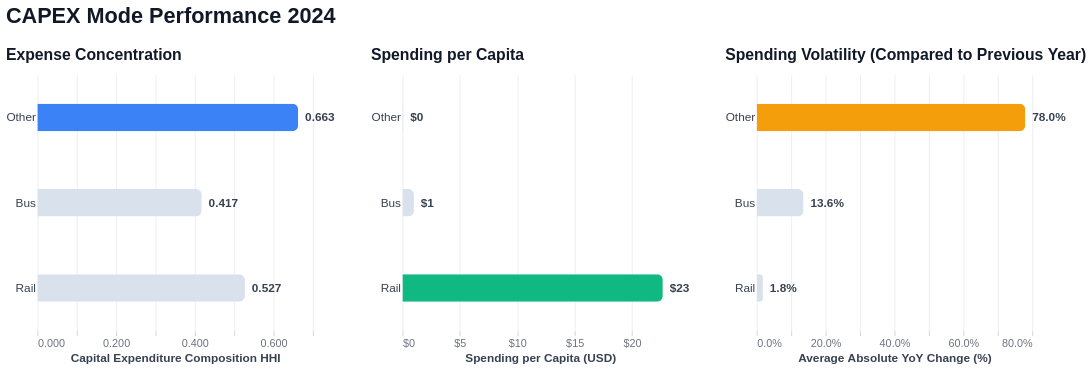

Notebook cell for this chart:
### Code cell
scorecard = df_capex[df_capex["year"] == 2024].drop_duplicates("mode_group")

capex_scorecard = chart_ideas.plot_scorecard(
    scorecard,
    metrics=["hhi", "per_capita", "volatility"],
    group_column="mode_group",
    titles=[
        "Expense Concentration",
        "Spending per Capita",
        "Spending Volatility (Compared to Previous Year)",
    ],
    x_labels=[
        "Capital Expenditure Composition HHI",
        "Spending per Capita (USD)",
        "Average Absolute YoY Change (%)",
    ],
    formats=[".3f", "$,.0f", ".1%"],
    main_title="CAPEX Mode Performance 2024",
)

capex_scorecard

### Figure 1 — Vega specification as saved in the notebook (floating-point values rounded to 4 significant figures)
{"$schema": "https://vega.github.io/schema/vega/v6.json", "data": [{"name": "source_0"}, {"name": "data_1", "values": [{"mode_group": "Other", "hhi": 0.6626, "is_max": true, "__index_level_0__": 9, "y_mode_group_sort_index": 0.0, "hhi_end": 0.6626, "hhi_start": 0.0}, {"mode_group": "Bus", "hhi": 0.4175, "is_max": false, "__index_level_0__": 53, "y_mode_group_sort_index": 1.0, "hhi_end": 0.4175, "hhi_start": 0.0}, {"mode_group": "Rail", "hhi": 0.5272, "is_max": false, "__index_level_0__": 548, "y_mode_group_sort_index": 2.0, "hhi_end": 0.5272, "hhi_start": 0.0}]}, {"name": "data_2", "values": [{"hhi": 0.6626, "mode_group": "Other"}, {"hhi": 0.4175, "mode_group": "Bus"}, {"hhi": 0.5272, "mode_group": "Rail"}]}, {"name": "source_1"}, {"name": "data_4", "values": [{"mode_group": "Other", "per_capita": 0.07867, "is_max": false, "__index_level_0__": 9, "y_mode_group_sort_index": 0.0, "per_capita_end": 0.07867, "per_capita_start": 0.0}, {"mode_group": "Bus", "per_capita": 0.9982, "is_max": false, "__index_level_0__": 53, "y_mode_group_sort_index": 1.0, "per_capita_end": 0.9982, "per_capita_start": 0.0}, {"mode_group": "Rail", "per_capita": 22.68, "is_max": true, "__index_level_0__": 548, "y_mode_group_sort_index": 2.0, "per_capita_end": 22.68, "per_capita_start": 0.0}]}, {"name": "data_5", "values": [{"mode_group": "Other", "per_capita": 0.07867}, {"mode_group": "Bus", "per_capita": 0.9982}, {"mode_group": "Rail", "per_capita": 22.68}]}, {"name": "source_2"}, {"name": "data_7", "values": [{"mode_group": "Other", "volatility": 0.78, "is_max": true, "__index_level_0__": 9, "y_mode_group_sort_index": 0.0, "volatility_end": 0.78, "volatility_start": 0.0}, {"mode_group": "Bus", "volatility": 0.136, "is_max": false, "__index_level_0__": 53, "y_mode_group_sort_index": 1.0, "volatility_end": 0.136, "volatility_start": 0.0}, {"mode_group": "Rail", "volatility": 0.01801, "is_max": false, "__index_level_0__": 548, "y_mode_group_sort_index": 2.0, "volatility_end": 0.01801, "volatility_start": 0.0}]}, {"name": "data_8", "values": [{"mode_group": "Other", "volatility": 0.78}, {"mode_group": "Bus", "volatility": 0.136}, {"mode_group": "Rail", "volatility": 0.01801}]}, {"name": "source_0_concat_0_y_domain_mode_group", "values": [{"mode_group": "Other", "sort_field": 0.0}, {"mode_group": "Bus", "sort_field": 1.0}, {"mode_group": "Rail", "sort_field": 2.0}]}, {"name": "source_1_concat_1_y_domain_mode_group", "values": [{"mode_group": "Other", "sort_field": 0.0}, {"mode_group": "Bus", "sort_field": 1.0}, {"mode_group": "Rail", "sort_field": 2.0}]}, {"name": "source_2_concat_2_y_domain_mode_group", "values": [{"mode_group": "Other", "sort_field": 0.0}, {"mode_group": "Bus", "sort_field": 1.0}, {"mode_group": "Rail", "sort_field": 2.0}]}], "signals": [{"name": "childWidth", "value": 280}], "marks": [{"type": "group", "name": "concat_0_group", "encode": {"update": {"height": {"signal": "height"}, "width": {"signal": "childWidth"}}}, "marks": [{"type": "group", "from": {"facet": {"data": "data_1", "name": "stack_group_concat_0_layer_0_main", "groupby": ["mode_group"], "aggregate": {"fields": ["hhi_start", "hhi_start", "hhi_end", "hhi_end"], "ops": ["min", "max", "min", "max"]}}}, "encode": {"update": {"cornerRadiusBottomRight": {"value": 6}, "clip": {"value": true}, "yc": {"field": "mode_group", "scale": "concat_0_y", "band": 0.5}, "x2": {"signal": "max(scale('concat_0_x',datum[\"min_hhi_start\"]),scale('concat_0_x',datum[\"max_hhi_start\"]),scale('concat_0_x',datum[\"min_hhi_end\"]),scale('concat_0_x',datum[\"max_hhi_end\"]))"}, "cornerRadiusTopRight": {"value": 6}, "x": {"signal": "min(scale('concat_0_x',datum[\"min_hhi_start\"]),scale('concat_0_x',datum[\"max_hhi_start\"]),scale('concat_0_x',datum[\"min_hhi_end\"]),scale('concat_0_x',datum[\"max_hhi_end\"]))"}, "height": {"value": 28}}}, "marks": [{"type": "group", "encode": {"update": {"x": {"field": {"signal": null, "datum": null, "group": "x", "parent": null}, "mult": -1}, "height": {"field": {"signal": null, "datum": null, "group": "height", "parent": null}}}}, "marks": [{"type": "rect", "name": "concat_0_layer_0_marks", "from": {"data": "stack_group_concat_0_layer_0_main"}, "encode": {"update": {"tooltip": {"signal": "{\"mode_group\": isValid(datum[\"mode_group\"]) ? isArray(datum[\"mode_group\"]) ? join(datum[\"mode_group\"], '\\n') : datum[\"mode_group\"] : \"\"+datum[\"mode_group\"], \"Expense Concentration\": format(datum[\"hhi\"], \".3f\")}"}, "x": {"field": "hhi_end", "scale": "concat_0_x"}, "x2": {"field": "hhi_start", "scale": "concat_0_x"}, "fill": [{"value": "#3B82F6", "test": "datum.is_max"}, {"value": "#D9E2EC"}], "height": {"field": {"signal": null, "datum": null, "group": "height", "parent": null}}}}, "style": ["bar"]}]}]}, {"type": "text", "name": "concat_0_layer_1_marks", "from": {"data": "data_2"}, "encode": {"update": {"x": {"field": "hhi", "scale": "concat_0_x"}, "align": {"value": "left"}, "baseline": {"value": "middle"}, "dx": {"value": 7}, "fontSize": {"value": 12}, "y": {"field": "mode_group", "scale": "concat_0_y", "band": 0.5}, "text": {"signal": "format(datum[\"hhi\"], \".3f\")"}, "fill": {"value": "#374151"}, "fontWeight": {"value": "bold"}}}, "style": ["text"]}], "axes": [{"scale": "concat_0_x", "maxExtent": 0, "tickCount": {"signal": "ceil(childWidth/40)"}, "minExtent": 0, "orient": "bottom", "gridOpacity": 0.7, "ticks": false, "gridColor": "#E5E7EB", "grid": true, "domain": false, "gridScale": "concat_0_y", "labels": false, "aria": false, "zindex": 0}, {"scale": "concat_0_x", "orient": "bottom", "titleFontSize": 12, "zindex": 0, "domain": false, "titleColor": "#374151", "format": ".3f", "tickColor": "#D1D5DB", "title": "Capital Expenditure Composition HHI", "labelFlush": true, "grid": false, "labelOverlap": true, "labelColor": "#6B7280", "labelFontSize": 11, "tickCount": {"signal": "ceil(childWidth/40)"}}, {"scale": "concat_0_y", "domain": false, "grid": false, "zindex": 0, "labelFontWeight": 500, "ticks": false, "orient": "left", "labelColor": "#374151", "labelFontSize": 12}], "title": {"text": "Expense Concentration", "anchor": "start", "offset": 12, "subtitleFontSize": 11, "fontWeight": 600, "subtitle": "", "color": "#111827", "subtitleColor": "#6B7280", "fontSize": 16}, "style": "cell"}, {"type": "group", "name": "concat_1_group", "encode": {"update": {"width": {"signal": "childWidth"}, "height": {"signal": "height"}}}, "marks": [{"type": "group", "from": {"facet": {"data": "data_4", "name": "stack_group_concat_1_layer_0_main", "groupby": ["mode_group"], "aggregate": {"fields": ["per_capita_start", "per_capita_start", "per_capita_end", "per_capita_end"], "ops": ["min", "max", "min", "max"]}}}, "encode": {"update": {"x": {"signal": "min(scale('concat_1_x',datum[\"min_per_capita_start\"]),scale('concat_1_x',datum[\"max_per_capita_start\"]),scale('concat_1_x',datum[\"min_per_capita_end\"]),scale('concat_1_x',datum[\"max_per_capita_end\"]))"}, "yc": {"field": "mode_group", "scale": "concat_1_y", "band": 0.5}, "height": {"value": 28}, "x2": {"signal": "max(scale('concat_1_x',datum[\"min_per_capita_start\"]),scale('concat_1_x',datum[\"max_per_capita_start\"]),scale('concat_1_x',datum[\"min_per_capita_end\"]),scale('concat_1_x',datum[\"max_per_capita_end\"]))"}, "cornerRadiusTopRight": {"value": 6}, "cornerRadiusBottomRight": {"value": 6}, "clip": {"value": true}}}, "marks": [{"type": "group", "encode": {"update": {"x": {"field": {"signal": null, "datum": null, "group": "x", "parent": null}, "mult": -1}, "height": {"field": {"signal": null, "datum": null, "group": "height", "parent": null}}}}, "marks": [{"type": "rect", "name": "concat_1_layer_0_marks", "from": {"data": "stack_group_concat_1_layer_0_main"}, "encode": {"update": {"x2": {"field": "per_capita_start", "scale": "concat_1_x"}, "tooltip": {"signal": "{\"mode_group\": isValid(datum[\"mode_group\"]) ? isArray(datum[\"mode_group\"]) ? join(datum[\"mode_group\"], '\\n') : datum[\"mode_group\"] : \"\"+datum[\"mode_group\"], \"Spending per Capita\": format(datum[\"per_capita\"], \"$,.0f\")}"}, "height": {"field": {"signal": null, "datum": null, "group": "height", "parent": null}}, "fill": [{"value": "#10B981", "test": "datum.is_max"}, {"value": "#D9E2EC"}], "x": {"field": "per_capita_end", "scale": "concat_1_x"}}}, "style": ["bar"]}]}]}, {"type": "text", "name": "concat_1_layer_1_marks", "from": {"data": "data_5"}, "encode": {"update": {"baseline": {"value": "middle"}, "align": {"value": "left"}, "y": {"field": "mode_group", "scale": "concat_1_y", "band": 0.5}, "fill": {"value": "#374151"}, "text": {"signal": "format(datum[\"per_capita\"], \"$,.0f\")"}, "fontWeight": {"value": "bold"}, "fontSize": {"value": 12}, "x": {"field": "per_capita", "scale": "concat_1_x"}, "dx": {"value": 7}}}, "style": ["text"]}], "axes": [{"scale": "concat_1_x", "gridOpacity": 0.7, "orient": "bottom", "domain": false, "labels": false, "grid": true, "ticks": false, "gridScale": "concat_1_y", "maxExtent": 0, "tickCount": {"signal": "ceil(childWidth/40)"}, "zindex": 0, "gridColor": "#E5E7EB", "aria": false, "minExtent": 0}, {"scale": "concat_1_x", "tickCount": {"signal": "ceil(childWidth/40)"}, "title": "Spending per Capita (USD)", "grid": false, "format": "$,.0f", "labelFontSize": 11, "titleColor": "#374151", "labelColor": "#6B7280", "titleFontSize": 12, "orient": "bottom", "labelOverlap": true, "zindex": 0, "tickColor": "#D1D5DB", "labelFlush": true, "domain": false}, {"scale": "concat_1_y", "ticks": false, "domain": false, "grid": false, "labelFontSize": 12, "labelFontWeight": 500, "orient": "left", "labelColor": "#374151", "zindex": 0}], "title": {"text": "Spending per Capita", "offset": 12, "color": "#111827", "fontWeight": 600, "anchor": "start", "fontSize": 16, "subtitleColor": "#6B7280", "subtitleFontSize": 11, "subtitle": ""}, "style": "cell"}, {"type": "group", "name": "concat_2_group", "encode": {"update": {"height": {"signal": "height"}, "width": {"signal": "childWidth"}}}, "marks": [{"type": "group", "from": {"facet": {"data": "data_7", "name": "stack_group_concat_2_layer_0_main", "groupby": ["mode_group"], "aggregate": {"fields": ["volatility_start", "volatility_start", "volatility_end", "volatility_end"], "ops": ["min", "max", "min", "max"]}}}, "encode": {"update": {"x": {"signal": "min(scale('concat_2_x',datum[\"min_volatility_start\"]),scale('concat_2_x',datum[\"max_volatility_start\"]),scale('concat_2_x',datum[\"min_volatility_end\"]),scale('concat_2_x',datum[\"max_volatility_end\"]))"}, "height": {"value": 28}, "clip": {"value": true}, "x2": {"signal": "max(scale('concat_2_x',datum[\"min_volatility_start\"]),scale('concat_2_x',datum[\"max_volatility_start\"]),scale('concat_2_x',datum[\"min_volatility_end\"]),scale('concat_2_x',datum[\"max_volatility_end\"]))"}, "cornerRadiusBottomRight": {"value": 6}, "yc": {"field": "mode_group", "scale": "concat_2_y", "band": 0.5}, "cornerRadiusTopRight": {"value": 6}}}, "marks": [{"type": "group", "encode": {"update": {"x": {"field": {"signal": null, "datum": null, "group": "x", "parent": null}, "mult": -1}, "height": {"field": {"signal": null, "datum": null, "group": "height", "parent": null}}}}, "marks": [{"type": "rect", "name": "concat_2_layer_0_marks", "from": {"data": "stack_group_concat_2_layer_0_main"}, "encode": {"update": {"x2": {"field": "volatility_start", "scale": "concat_2_x"}, "fill": [{"value": "#F59E0B", "test": "datum.is_max"}, {"value": "#D9E2EC"}], "tooltip": {"signal": "{\"mode_group\": isValid(datum[\"mode_group\"]) ? isArray(datum[\"mode_group\"]) ? join(datum[\"mode_group\"], '\\n') : datum[\"mode_group\"] : \"\"+datum[\"mode_group\"], \"Spending Volatility (Compared to Previous Year)\": format(datum[\"volatility\"], \".1%\")}"}, "x": {"field": "volatility_end", "scale": "concat_2_x"}, "height": {"field": {"signal": null, "datum": null, "group": "height", "parent": null}}}}, "style": ["bar"]}]}]}, {"type": "text", "name": "concat_2_layer_1_marks", "from": {"data": "data_8"}, "encode": {"update": {"dx": {"value": 7}, "align": {"value": "left"}, "baseline": {"value": "middle"}, "fontWeight": {"value": "bold"}, "fill": {"value": "#374151"}, "fontSize": {"value": 12}, "x": {"field": "volatility", "scale": "concat_2_x"}, "y": {"field": "mode_group", "scale": "concat_2_y", "band": 0.5}, "text": {"signal": "format(datum[\"volatility\"], \".1%\")"}}}, "style": ["text"]}], "axes": [{"scale": "concat_2_x", "zindex": 0, "domain": false, "grid": true, "gridColor": "#E5E7EB", "gridScale": "concat_2_y", "gridOpacity": 0.7, "aria": false, "orient": "bottom", "maxExtent": 0, "minExtent": 0, "tickCount": {"signal": "ceil(childWidth/40)"}, "ticks": false, "labels": false}, {"scale": "concat_2_x", "domain": false, "orient": "bottom", "format": ".1%", "labelFlush": true, "labelColor": "#6B7280", "grid": false, "labelFontSize": 11, "title": "Average Absolute YoY Change (%)", "tickColor": "#D1D5DB", "tickCount": {"signal": "ceil(childWidth/40)"}, "titleColor": "#374151", "titleFontSize": 12, "zindex": 0, "labelOverlap": true}, {"scale": "concat_2_y", "labelFontWeight": 500, "zindex": 0, "labelColor": "#374151", "grid": false, "labelFontSize": 12, "ticks": false, "orient": "left", "domain": false}], "title": {"text": "Spending Volatility (Compared to Previous Year)", "subtitleColor": "#6B7280", "anchor": "start", "subtitle": "", "fontSize": 16, "offset": 12, "fontWeight": 600, "subtitleFontSize": 11, "color": "#111827"}, "style": "cell"}], "scales": [{"name": "concat_0_x", "type": "linear", "domain": {"fields": [{"data": "data_1", "field": "hhi_start"}, {"data": "data_1", "field": "hhi_end"}, {"data": "data_2", "field": "hhi"}]}, "range": [0, {"signal": "childWidth"}], "nice": true, "zero": true}, {"name": "concat_0_y", "type": "band", "domain": {"data": "source_0_concat_0_y_domain_mode_group", "field": "mode_group", "sort": {"op": "max", "field": "sort_field"}}, "range": [0, {"signal": "height"}], "paddingOuter": 0.05, "paddingInner": 0.1}, {"name": "concat_1_x", "type": "linear", "domain": {"fields": [{"data": "data_4", "field": "per_capita_start"}, {"data": "data_4", "field": "per_capita_end"}, {"data": "data_5", "field": "per_capita"}]}, "range": [0, {"signal": "childWidth"}], "zero": true, "nice": true}, {"name": "concat_1_y", "type": "band", "domain": {"data": "source_1_concat_1_y_domain_mode_group", "field": "mode_group", "sort": {"op": "max", "field": "sort_field"}}, "range": [0, {"signal": "height"}], "paddingInner": 0.1, "paddingOuter": 0.05}, {"name": "concat_2_x", "type": "linear", "domain": {"fields": [{"data": "data_7", "field": "volatility_start"}, {"data": "data_7", "field": "volatility_end"}, {"data": "data_8", "field": "volatility"}]}, "range": [0, {"signal": "childWidth"}], "zero": true, "nice": true}, {"name": "concat_2_y", "type": "band", "domain": {"data": "source_2_concat_2_y_domain_mode_group", "field": "mode_group", "sort": {"op": "max", "field": "sort_field"}}, "range": [0, {"signal": "height"}], "paddingInner": 0.1, "paddingOuter": 0.05}], "title": {"text": "CAPEX Mode Performance 2024", "color": "#111827", "fontWeight": "bold", "anchor": "start", "offset": 20, "fontSize": 22}, "layout": {"padding": 35, "bounds": "full", "align": "each"}, "height": 260, "padding": 5, "config": {"axis": {"labelFont": "Arial", "titleFont": "Arial"}, "style": {"cell": {"strokeWidth": 0}, "group-title": {"font": "Arial"}}}, "background": "white"}
